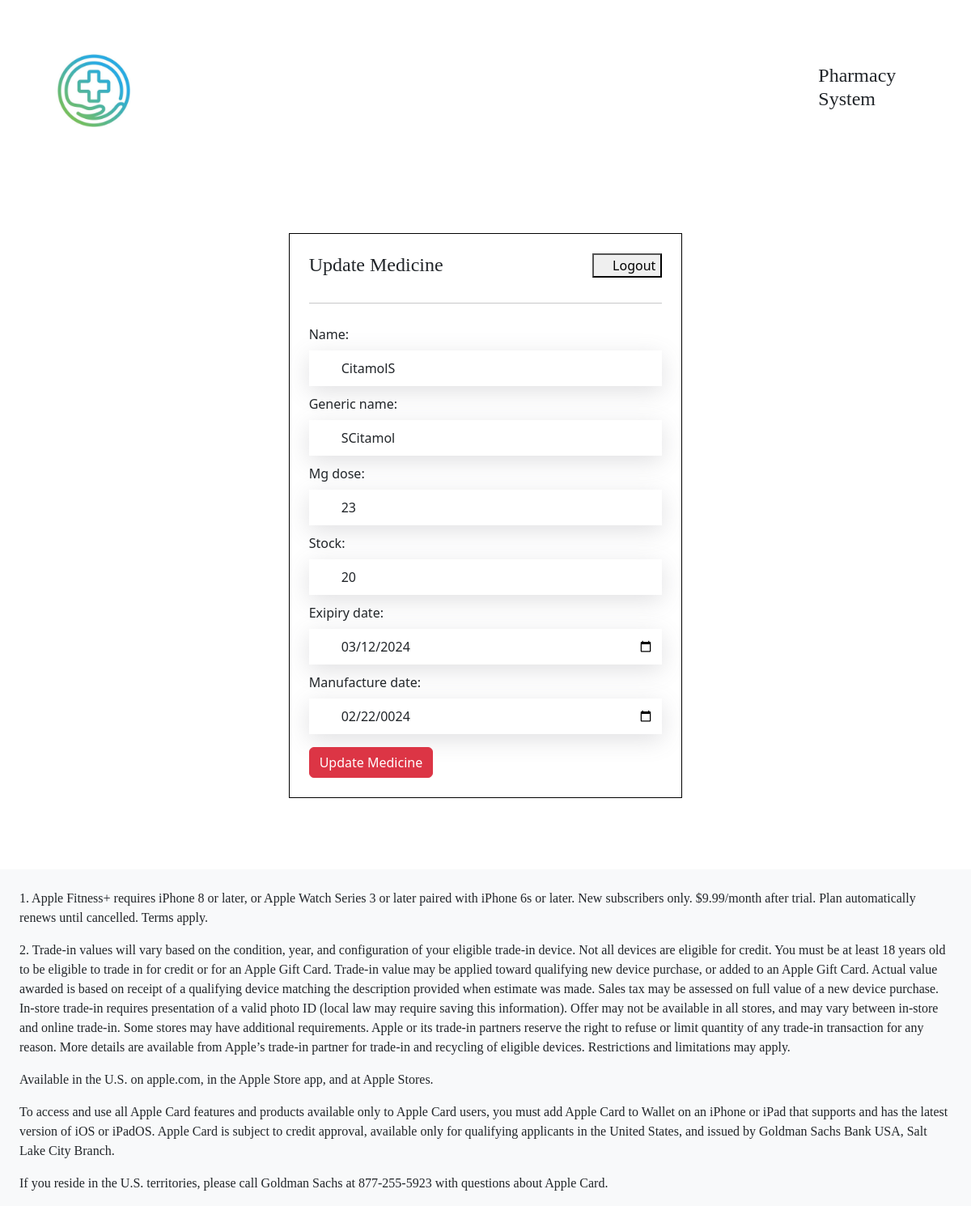
The app's page /update-medicine/9 (signed in) with its own data.
### system/models.py (models this page shows, shortened)
class Medicine(models.Model):
    name = models.CharField(max_length = 300)
    generic_name = models.CharField(max_length = 300)
    mg_dose = models.CharField(max_length = 200)
    stock = models.IntegerField()
    exipiry_date = models.DateField()
    manufacture_date = models.DateField()
    location = models.ForeignKey(Location, related_name = "medicine_location", on_delete=models.CASCADE, null = True, blank = True)
    objects = models.Manager()

### system/views.py (the view, shortened to what this page needs)
# urls.py: path('update-medicine/<int:id>', views.updateMedicine, name = "update-medicine"),
@login_required
def updateMedicine(request, id):
    med = Medicine.objects.get(id = id)
    form = MedicineForm(instance= med)
    dist = {
        'form':form
    }
    return render(request, "customer/editMedicine.html", dist)

### system/forms.py
class MedicineForm(forms.ModelForm):
    class Meta:
        model = models.Medicine
        fields = ('__all__')
        exclude = ('location',)
        widgets = {
            'name':forms.TextInput(attrs={'class':'form-control mt-2', 'placeholder':'Name of the Medicine'}),
            'generic_name':forms.TextInput(attrs={'class':'form-control mt-2', 'placeholder':'Generic name of the Medicine'}),
            'mg_dose':forms.TextInput(attrs={'class':'form-control mt-2', 'placeholder':'500 MG'}),
            'stock':forms.NumberInput(attrs={'class':'form-control mt-2', 'placeholder':'100'}),
            'exipiry_date':forms.TextInput(attrs={'type':'date','class':'form-control mt-2', 'placeholder':'Name of the Medicine'}),
            'manufacture_date':forms.TextInput(attrs={'type':'date','class':'form-control mt-2', 'placeholder':'Name of the Medicine'}),
        }

### templates/customer/editMedicine.html (shortened to what this page needs)
{% extends 'index.html' %}
{% load static %}
{% block content %}
<div class="mt-5 p-3">
    <div class="row m-auto">
        <div class="col-12 col-lg-5 m-auto p-4 mb-4" style="border: 1px solid black;">
            <div class="d-flex justify-content-between mb-4">
                <h4>Update Medicine</h4>
                <a href="{%url 'system:logout'%}">
                    <button>
                        <i class="fa fa-user"></i>
                        Logout
                    </button>
                   </a>
             </div>
             <hr>
            <form action="" method="post">
                {{form}}
                <button class="btn btn-danger mt-3" type="submit">
                    Update Medicine
                </button>
            </form>
        </div>
    </div>
</div>
{% endblock content %}

### static/css/style.css (style rules this page uses)
h4, h5, h6 { font-family: paragraph; }
.form-control { border: none; border-radius: 0; padding: 10px; background-color: white; box-shadow: rgba(100, 100, 111, 0.2) 0px 7px 29px 0px; transition: all 0.3s ease; }
a { text-decoration: none; color: inherit; }
.form-control { padding-left: 2.5rem; }

### templates/customer/editMedicine.html (style rules this page uses)
label { margin-top: 10px; }

### records on screen
Medicine: name "CitamolS", generic_name "SCitamol", mg_dose "23", stock "20", exipiry_date "03/12/2024", manufacture_date "02/22/0024"
